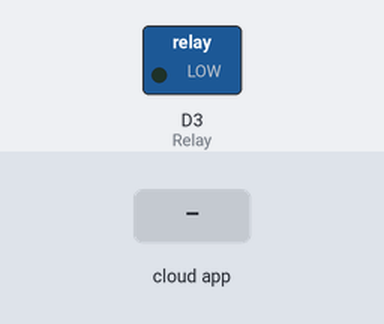
Simulated run of this sketch. Board: ESP8266 (NodeMCU). On the bench: switched loads named in the sketch (green lamp = pin HIGH). The inputs (shaded band) are chosen by the test bench. WiFi joins after 1.5 s; servers stay silent unless stated; no MQTT or app messages arrive unless stated; what the sketch prints to the serial monitor is not drawn.

Above: at 2.7 s.
2.8 s: the phone or cloud app sets Relay to 1
At 3.7 s:
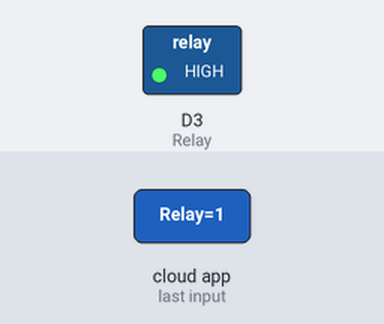
4.3 s: the phone or cloud app sets Relay to 0
At 5.6 s:
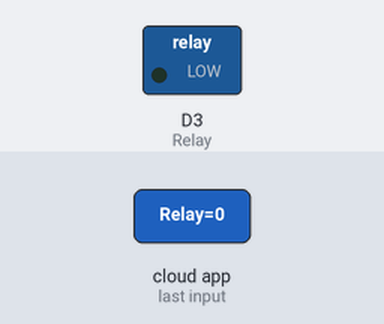
Timing chart, 0 to 7.3 s (numbered marks = the images above; inputs shaded):
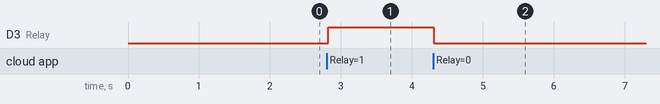

Measured:
- after the input at 2.8 s, D3 (Relay): LOW → HIGH at once
- after the input at 4.3 s, D3 (Relay): HIGH → LOW at once

The sketch:

final_intranet.ino
```cpp
//Include Libraries
#include <ESP8266WiFi.h>
#include <Adafruit_MQTT.h>
#include <Adafruit_MQTT_Client.h>

//Define Pin No. for Relay
#define Relay D3

//SSID & Password
#define WLAN_SSID       "Mr.dHaRmIn.."
#define WLAN_PASS       "dharmin_13299"

//Server Authentication
#define AIO_SERVER      "io.adafruit.com"
#define AIO_SERVERPORT  1883
#define AIO_USERNAME    "prahar"
#define AIO_KEY         "b71184e7adf744998aa82d38891f38cc"

//Create Client Objects
WiFiClient client;

//MQTT Object
Adafruit_MQTT_Client mqtt(&client, AIO_SERVER, AIO_SERVERPORT, AIO_USERNAME, AIO_KEY);

//Get a subscribe for Light
Adafruit_MQTT_Subscribe Light = Adafruit_MQTT_Subscribe(&mqtt, AIO_USERNAME"/feeds/Relay");

//Check Connection
void MQTT_connect()
{
  int8_t ret;

  if (mqtt.connected())
  {
    return;
  }

  Serial.print("Connecting to MQTT... ");

  uint8_t retries = 3;

  while ((ret = mqtt.connect()) != 0) {
    Serial.println(mqtt.connectErrorString(ret));
    Serial.println("Retrying MQTT connection in 5 seconds...");
    mqtt.disconnect();
    delay(5000);
    retries--;
    if (retries == 0) {
      while (1)
      {
        delay(5000);
        retries = 3;
      }
    }
  }
  Serial.println("MQTT Connected!");

}

void setup() {
  Serial.begin(115200);

  pinMode(Relay, OUTPUT);

  Serial.println(); Serial.println();
  Serial.print("Connecting to ");
  Serial.println(WLAN_SSID);

  WiFi.begin(WLAN_SSID, WLAN_PASS);
  while (WiFi.status() != WL_CONNECTED) {
    delay(500);
    Serial.print(".");
  }
  Serial.println();

  Serial.println("WiFi connected");
  Serial.println("IP address: ");
  Serial.println(WiFi.localIP());

  //Subscribe to Light
  mqtt.subscribe(&Light);
}

void loop()
{
  //Check Connection
  MQTT_connect();

  Adafruit_MQTT_Subscribe *subscription;

  //Read all the subscriptions in loop
  while ((subscription = mqtt.readSubscription(10000)))
  {
    if (subscription == &Light)
    {
      //Print Recieved Value
      Serial.printf("Got: ");
      Serial.println((char *)Light.lastread);

      //Read Character
      int Light_State = atoi((char *)Light.lastread);

      //Relay ON
      digitalWrite(Relay, Light_State);
    }
  }
}
```
